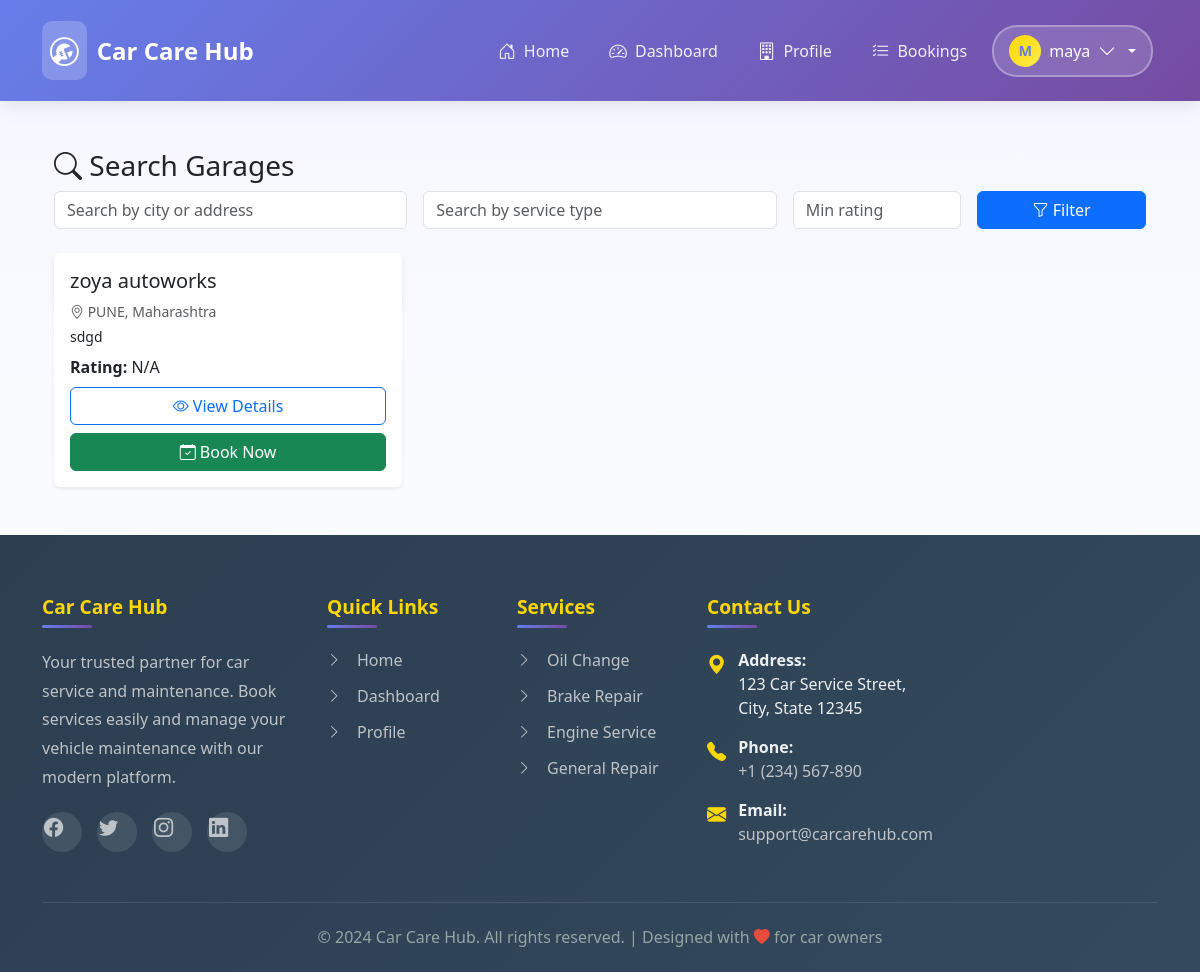
Before: /customers/search/ (signed in) with the older database file.
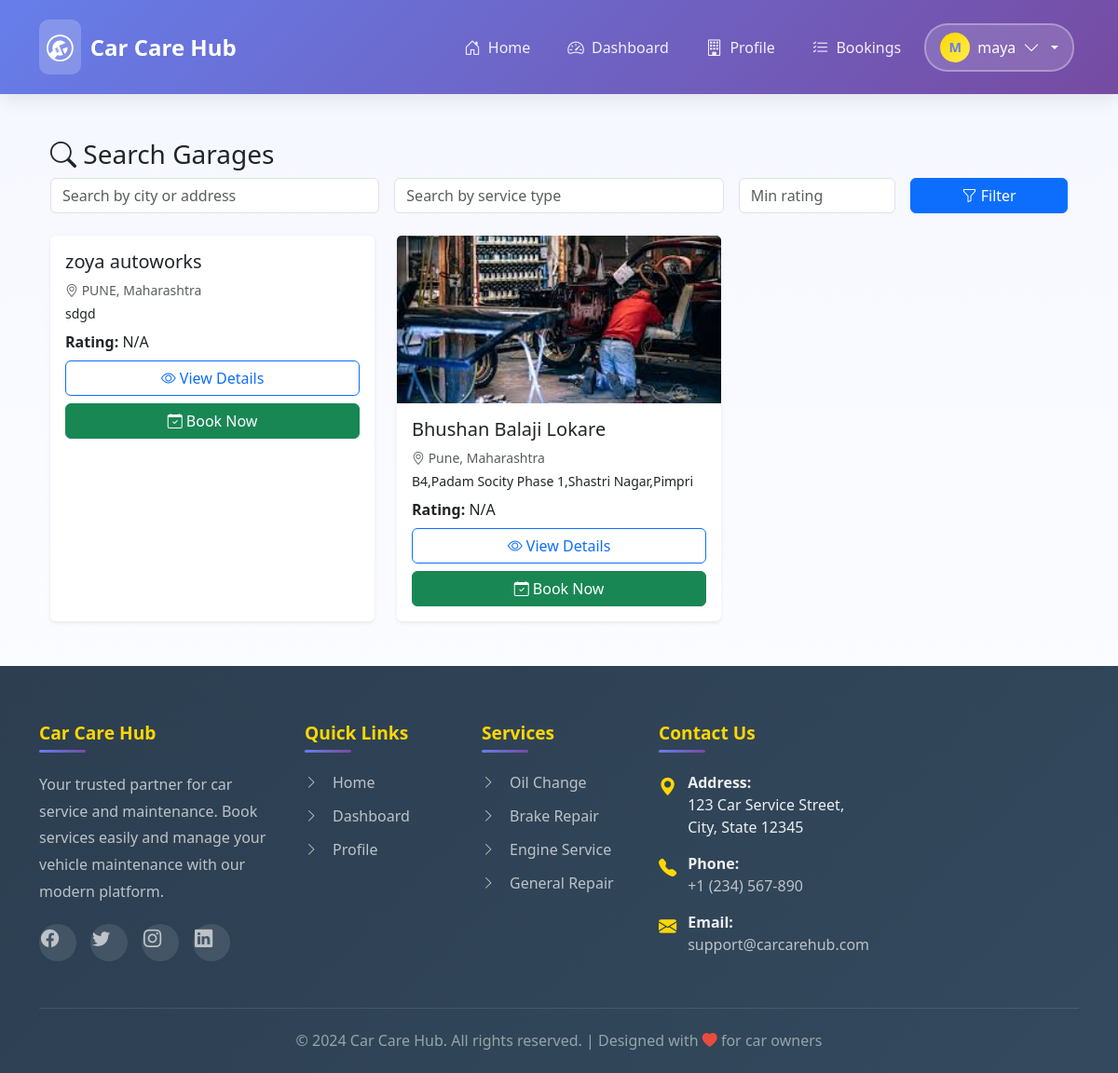
After: the same page with the newer database file.
### accounts/models.py (models this page shows, shortened)
class UserProfile(AbstractUser):
    ROLE_CUSTOMER = 'customer'
    ROLE_GARAGE = 'garage'
    ROLE_CHOICES = [
        (ROLE_CUSTOMER, 'Customer'),
        (ROLE_GARAGE, 'Garage'),
    ]
    role = models.CharField(max_length=15, choices=ROLE_CHOICES, default=ROLE_CUSTOMER)
    phone = models.CharField(max_length=20, blank=True)
    address = models.TextField(blank=True)
    is_email_verified = models.BooleanField(default=False)
    otp_code = models.CharField(max_length=6, blank=True, null=True)
    otp_expires_at = models.DateTimeField(blank=True, null=True)

### garage/models.py (models this page shows, shortened)
class Garage(models.Model):
    user = models.OneToOneField(User, on_delete=models.CASCADE, related_name='garage_profile')
    name = models.CharField(max_length=150)
    phone = models.CharField(max_length=15)
    address = models.TextField()
    city = models.CharField(max_length=100)
    state = models.CharField(max_length=100)
    pincode = models.CharField(max_length=10)
    description = models.TextField(blank=True)
    image = models.ImageField(upload_to='garages/', blank=True, null=True)
    rating = models.DecimalField(max_digits=3, decimal_places=1, default=0.0)
    approved = models.BooleanField(default=True)
    created_at = models.DateTimeField(auto_now_add=True)
    updated_at = models.DateTimeField(auto_now=True)

### customers/views.py (the view)
# urls.py: path('search/', views.search_garage, name='search_garages'),
@login_required
def search_garage(request):
    query = request.GET.get('q', '')
    service_type = request.GET.get('service_type', '').strip()
    city = request.GET.get('city', '').strip()
    rating = request.GET.get('rating', '')
    garages = Garage.objects.filter(approved=True)  # show only approved garages
    if query:
        garages = garages.filter(Q(city__icontains=query) | Q(address__icontains=query))
    if city:
        garages = garages.filter(city__icontains=city)
    if service_type:
        garages = garages.filter(services__service_type__name__icontains=service_type).distinct()
    if rating:
        try:
            garages = garages.filter(rating__gte=float(rating))
        except ValueError:
            pass
    return render(request, 'customers/search_garage.html', {
        'garages': garages,
        'query': query,
        'service_type': service_type,
        'city': city,
        'rating': rating
    })

### customers/templates/customers/search_garage.html (shortened to what this page needs)
{% extends 'base.html' %}
{% block content %}
<div class="container mt-4">
  <h3><i class="bi bi-search"></i> Search Garages</h3>
  <form method="get" class="row g-3 mb-4">
    <div class="col-md-4">
      <input type="text" name="q" value="{{ query }}" class="form-control" placeholder="Search by city or address">
    </div>
    <div class="col-md-4">
      <input type="text" name="service_type" value="{{ service_type }}" class="form-control" placeholder="Search by service type">
    </div>
    <div class="col-md-2">
      <input type="number" name="rating" value="{{ rating }}" class="form-control" placeholder="Min rating">
    </div>
    <div class="col-md-2 d-grid">
      <button class="btn btn-primary"><i class="bi bi-funnel"></i> Filter</button>
    </div>
  </form>
  {% if garages %}
  <div class="row">
    {% for g in garages %}
      <div class="col-md-4 mb-4">
        <div class="card shadow-sm h-100 border-0">
          {% if g.image %}
            <img src="{{ g.image.url }}" class="card-img-top" alt="{{ g.name }}" style="height:180px;object-fit:cover;">
          {% endif %}
          <div class="card-body">
            <h5 class="card-title">{{ g.name }}</h5>
            <p class="text-muted small mb-1"><i class="bi bi-geo-alt"></i> {{ g.city }}, {{ g.state }}</p>
            <p class="small mb-2">{{ g.address }}</p>
            <p class="mb-2"><strong>Rating:</strong>
              {% if g.rating %}<i class="bi bi-star-fill text-warning"></i> {{ g.rating }}{% else %}N/A{% endif %}
            </p>
            <div class="d-grid gap-2">
              <a href="{% url 'customers:garage_detail' g.id %}" class="btn btn-outline-primary">
                <i class="bi bi-eye"></i> View Details
              </a>
              <a href="{% url 'bookings:book_service' g.id %}" class="btn btn-success">
                <i class="bi bi-calendar-check"></i> Book Now
              </a>
            </div>
          </div>
        </div>
      </div>
    {% endfor %}
  </div>
  {% else %}
  <div class="alert alert-info mt-3 text-center">
    <i class="bi bi-info-circle"></i> No garages found for your search.
  </div>
  {% endif %}
</div>
{% endblock %}

### templates/base.html (shortened to what this page needs)
<!DOCTYPE html>
{% load static %}
<html lang="en">
<head>
    <link href="https://cdn.jsdelivr.net/npm/bootstrap@5.3.0/dist/css/bootstrap.min.css" rel="stylesheet">
    <link rel="stylesheet" href="https://cdn.jsdelivr.net/npm/bootstrap-icons@1.11.0/font/bootstrap-icons.css">
</head>
<body>
    <nav class="navbar navbar-expand-lg navbar-dark">
        <div class="container">
            <a class="navbar-brand" href="{% url 'accounts:home' %}">
                <i class="bi bi-wrench-adjustable-circle"></i>
                <span>Car Care Hub</span>
            </a>
            <div class="collapse navbar-collapse" id="navbarNav">
                <ul class="navbar-nav ms-auto">
                    <li class="nav-item">
                        <a class="nav-link {% if request.resolver_match.url_name == 'home' %}active{% endif %}" href="{% url 'accounts:home' %}">
                            <i class="bi bi-house-door"></i>
                            <span>Home</span>
                        </a>
                    </li>
                    {% if user.is_authenticated %}
                        {% if user.role == 'customer' %}
                            <li class="nav-item">
                                <a class="nav-link {% if 'dashboard' in request.resolver_match.url_name %}active{% endif %}" href="{% url 'customers:dashboard' %}">
                                    <i class="bi bi-speedometer2"></i>
                                    <span>Dashboard</span>
                                </a>
                            </li>
                            <li class="nav-item">
                                <a class="nav-link {% if 'search' in request.resolver_match.url_name %}active{% endif %}" href="{% url 'customers:search_garages' %}">
                                    <i class="bi bi-search"></i>
                                    <span>Search Garages</span>
                                </a>
                            </li>
                            <li class="nav-item">
                                <a class="nav-link {% if 'booking' in request.resolver_match.url_name %}active{% endif %}" href="{% url 'customers:booking_history' %}">
                                    <i class="bi bi-calendar-check"></i>
                                    <span>My Bookings</span>
                                </a>
                            </li>
                        {% elif user.role == 'garage' %}
                            <li class="nav-item">
                                <a class="nav-link {% if 'garage_dashboard' in request.resolver_match.url_name %}active{% endif %}" href="{% url 'garage_dashboard' %}">
                                    <i class="bi bi-speedometer2"></i>
                                    <span>Dashboard</span>
                                </a>
                            </li>
                            <li class="nav-item">
                                <a class="nav-link {% if 'garage_profile' in request.resolver_match.url_name %}active{% endif %}" href="{% url 'garage_profile' %}">
                                    <i class="bi bi-building"></i>
                                    <span>Profile</span>
                                </a>
                            </li>
                                <li class="nav-item">
        <a class="nav-link" href="{% url 'garage_bookings' %}">
            <i class="bi bi-list-check"></i> Bookings
        </a>
    </li>
                        {% endif %}
                        <li class="nav-item dropdown user-dropdown">
                            <a class="nav-link user-menu-toggle dropdown-toggle" href="#" id="userDropdown" role="button" data-bs-toggle="dropdown" aria-expanded="false">
                                <div class="user-avatar">
                                    {{ user.username|first|upper }}
                                </div>
                                <span>{{ user.username }}</span>
                                <i class="bi bi-chevron-down"></i>
                            </a>
                        </li>
                    {% endif %}
                </ul>
            </div>
        </div>
    </nav>
    <main class="{% block main_class %}container my-4{% endblock %}">
        {% block content %}{% endblock %}
    </main>
    <footer class="footer">
        <div class="container">
            <div class="row g-4">
                <div class="col-md-4 col-lg-3">
                    <h5>Car Care Hub</h5>
                    <p>Your trusted partner for car service and maintenance. Book services easily and manage your vehicle maintenance with our modern platform.</p>
                    <div class="social-icons">
                        <a href="#" class="social-icon" aria-label="Facebook">
                            <i class="bi bi-facebook"></i>
                        </a>
                        <a href="#" class="social-icon" aria-label="Twitter">
                            <i class="bi bi-twitter"></i>
                        </a>
                        <a href="#" class="social-icon" aria-label="Instagram">
                            <i class="bi bi-instagram"></i>
                        </a>
                        <a href="#" class="social-icon" aria-label="LinkedIn">
                            <i class="bi bi-linkedin"></i>
                        </a>
                    </div>
                </div>
                <div class="col-md-4 col-lg-2">
                    <h5>Quick Links</h5>
                    <ul class="footer-links">
                        <li><a href="{% url 'accounts:home' %}"><i class="bi bi-chevron-right"></i> Home</a></li>
                        {% if user.is_authenticated %}
                            {% if user.role == 'customer' %}
                                <li><a href="{% url 'customers:dashboard' %}"><i class="bi bi-chevron-right"></i> Dashboard</a></li>
                                <li><a href="{% url 'customers:search_garages' %}"><i class="bi bi-chevron-right"></i> Search Garages</a></li>
                            {% elif user.role == 'garage' %}
                                <li><a href="{% url 'garage_dashboard' %}"><i class="bi bi-chevron-right"></i> Dashboard</a></li>
                                <li><a href="{% url 'garage_profile' %}"><i class="bi bi-chevron-right"></i> Profile</a></li>
                            {% endif %}
                        {% else %}
                            <li><a href="{% url 'accounts:user_login' %}"><i class="bi bi-chevron-right"></i> Login</a></li>
                            <li><a href="{% url 'accounts:signup' %}"><i class="bi bi-chevron-right"></i> Sign Up</a></li>
                        {% endif %}
                    </ul>
                </div>
                <div class="col-md-4 col-lg-2">
                    <h5>Services</h5>
                    <ul class="footer-links">
                        <li><a href="#"><i class="bi bi-chevron-right"></i> Oil Change</a></li>
                        <li><a href="#"><i class="bi bi-chevron-right"></i> Brake Repair</a></li>
                        <li><a href="#"><i class="bi bi-chevron-right"></i> Engine Service</a></li>
                        <li><a href="#"><i class="bi bi-chevron-right"></i> General Repair</a></li>
                    </ul>
                </div>
                <div class="col-md-12 col-lg-5">
                    <h5>Contact Us</h5>
                    <ul class="contact-info">
                        <li>
                            <i class="bi bi-geo-alt-fill"></i>
                            <div>
                                <strong>Address:</strong><br>
                                123 Car Service Street,<br>
                                City, State 12345
                            </div>
                        </li>
                        <li>
                            <i class="bi bi-telephone-fill"></i>
                            <div>
                                <strong>Phone:</strong><br>
                                <a href="tel:+1234567890">+1 (234) 567-890</a>
                            </div>
                        </li>
                        <li>
                            <i class="bi bi-envelope-fill"></i>
                            <div>
                                <strong>Email:</strong><br>
                                <a href="mailto:support@carcarehub.com">support@carcarehub.com</a>
                            </div>
                        </li>
                    </ul>
                </div>
            </div>
            <div class="footer-bottom">
                <p>&copy; 2024 Car Care Hub. All rights reserved. | Designed with <i class="bi bi-heart-fill" style="color: #e74c3c;"></i> for car owners</p>
            </div>
        </div>
    </footer>
</body>
</html>

Changed rows visible on the page:
added Garage: image (picture), name "Bhushan Balaji Lokare", city "Pune", state "Maharashtra", address "B4,Padam Socity Phase 1,Shastri Nagar,Pimpri", rating "N/A"
